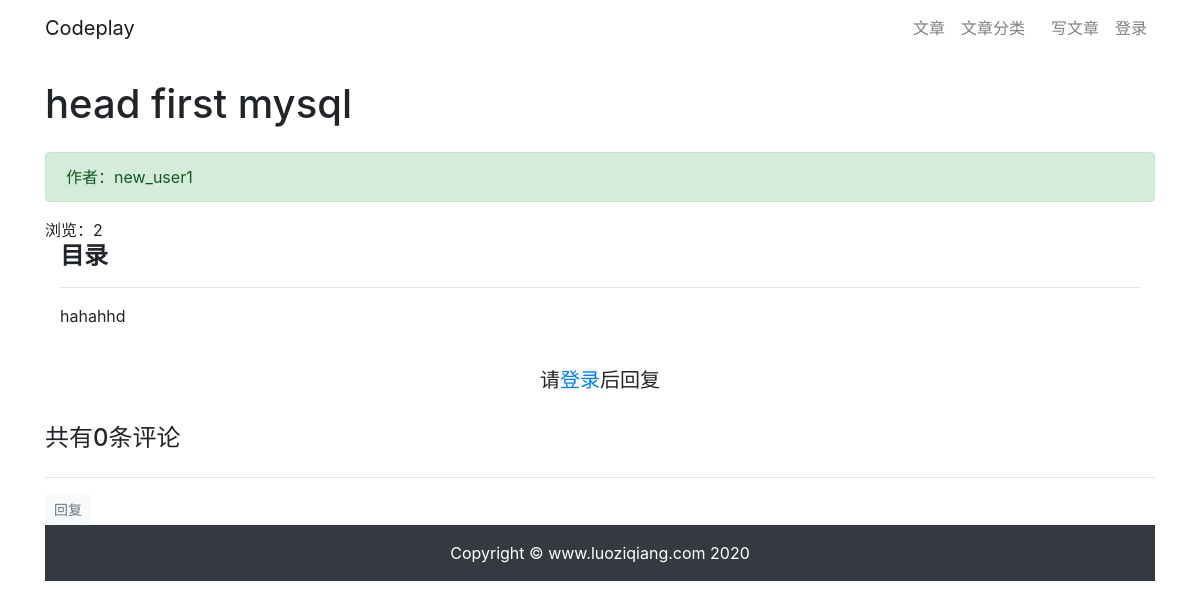
/blog/article-detail/8/, run on the app's committed database.
### my_blog/models.py (models this page shows, shortened)
class ArticlePost(models.Model):
    author = models.ForeignKey(User, on_delete=models.CASCADE)
    title = models.CharField(max_length=100)
    total_view = models.PositiveIntegerField(default=0)
    body = models.TextField()
    created = models.DateTimeField(default=timezone.now)
    updated = models.DateTimeField(auto_now=True)
    column = models.ForeignKey(
        ArticleColumn,
        null=True,
        blank=True,
        on_delete=models.CASCADE,
        related_name='article'
    )
    class Meta:
        ordering = ('-created',)

### my_blog/views.py (the view)
# urls.py: path('article-detail/<int:id>/',views.article_detail,name='article_detail'),
def article_detail(request, id):
    article = ArticlePost.objects.get(id=id)
    article.total_view += 1
    article.save(update_fields=['total_view'])
    comments = Comment.objects.filter(article=id)
    md = markdown.Markdown(
        extensions=[
            'markdown.extensions.extra',
            'markdown.extensions.codehilite',
            'markdown.extensions.toc',
        ])
    article.body = md.convert(article.body)
    comment_form = CommentForm()
    context = {
        'article': article,
        'toc': md.toc,
        'comments': comments,
        'comment_form': comment_form
    }
    return render(request, 'my_blog/detail.html', context)

### templates/my_blog/detail.html (shortened to what this page needs)
{% extends "base.html" %}
{% load staticfiles %}
{% block content %}
<div class="container">
    <div class="row">
        <div class="col-12">
            <h1 class="mt-4 mb-4">{{ article.title }}</h1>
            <div class="alert alert-success">
            作者：{{ article.author }}
        </div>
        <div>
            浏览：{{article.total_view}}
        </div>
       <div class="col-12">
            <h4><strong>目录</strong></h4>
            <hr>
        </div>
        <div class="col-10">
        <p  style="text-align: center;">{{ article.body|safe}}</p>
        </div>
    {% include 'comment/comment_list.html' %}
{% endblock content %}

### templates/base.html (style rules this page uses)
html, body { height: 100%; margin: 0; }

### data on the page
ArticlePost: title "head first mysql", author "new_user1", total_view "2", body "hahahhd"

### other printed values
{{ comments.count }} "0"
